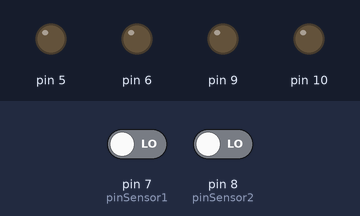
Recording of a sketch running on a simulated Arduino Uno, built with avr-gcc and run on an emulated ATmega328P. Shown: output pins drawn as LEDs (lit = HIGH). The test bench sets the inputs (shaded band); at power-on: pin 7 (pinSensor1) LOW, pin 8 (pinSensor2) LOW.

Above: at 1.2 s.
1.3 s: pin 7 (pinSensor1) driven HIGH
At 2.1 s:
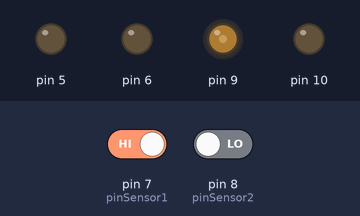
2.8 s: pin 8 (pinSensor2) driven HIGH
At 3.2 s:
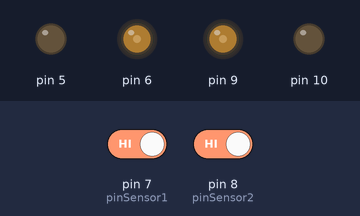
4.3 s: pin 7 (pinSensor1) driven LOW
At 5.6 s:
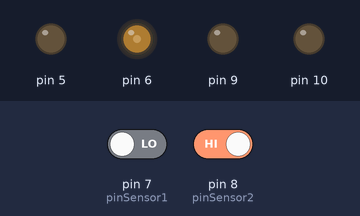
Timing chart, 0 to 7.3 s (numbered marks = the images above; inputs shaded):
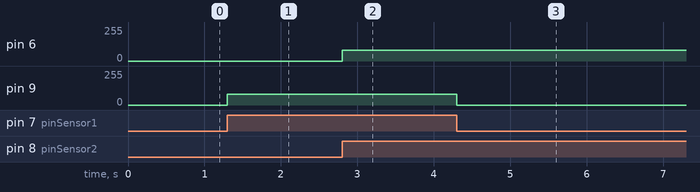

The sketch:

codigo_seguidor.ino
```cpp
class DCMotor {
  int spd = 255, pin1, pin2;

  public:

    void Pinout(int in1, int in2){ // Pinout é o método para a declaração dos pinos que vão controlar o objeto motor
      pin1 = in1;
      pin2 = in2;
      pinMode(pin1, OUTPUT);
      pinMode(pin2, OUTPUT);
      }
    void Speed(int in1){ // Speed é o método que irá ser responsável por salvar a velocidade de atuação do motor
      spd = in1;
      }
    void Forward(){ // Forward é o método para fazer o motor girar para frente
      analogWrite(pin1, spd);
      digitalWrite(pin2, LOW);
      }
    void Backward(){ // Backward é o método para fazer o motor girar para trás
      digitalWrite(pin1, LOW);
      analogWrite(pin2, spd);
      }
    void Stop(){ // Stop é o metodo para fazer o motor ficar parado.
      digitalWrite(pin1, LOW);
      digitalWrite(pin2, LOW);
      }
   };


DCMotor Motor1, Motor2; // Criação de dois objetos motores, já que usaremos dois motores, e eles já estão prontos para receber os comandos já configurados acima.

#define pinSensor1 7
#define pinSensor2 8

void setup(){

  Motor1.Pinout(6,5); // Seleção dos pinos que cada motor usará, como descrito na classe.
  Motor2.Pinout(9,10);

  Motor1.Speed(80); // A velocidade do motor pode variar de 0 a 255, onde 255 é a velocidade máxima.
  Motor2.Speed(80);

  pinMode (pinSensor1, INPUT); // Definição dos pinos dos sensores como entradas.
  pinMode (pinSensor2, INPUT);

  Serial.begin(9600); // Inicialização da comunicação serial.
}
void loop(){
bool estadoSensor1 = digitalRead(pinSensor1);
bool estadoSensor2 = digitalRead(pinSensor2);
if (estadoSensor1 == 1 & estadoSensor2 == 1) { // Condição onde os dois sensores estão sobre a linha.
  Motor1.Forward(); // Comando para os motores irem para frente
  Motor2.Forward();
}
if (estadoSensor1 == 1 & estadoSensor2 == 0){ // Condição onde apenas o sensor esquerdo está sobre a linha.
  Motor1.Stop(); // Comando para o motor esquerdo parar
  Motor2.Forward();
}
if (estadoSensor1 == 0 & estadoSensor2 == 1) { // Condição onde apenas o sensor direito está sobre a linha.
  Motor1.Forward();
  Motor2.Stop(); // Comando para o motor direito parar
}
else if (estadoSensor1 == 0 & estadoSensor2 == 0) {
  Motor1.Stop(); // Comando para os motores pararem
  Motor2.Stop();
}
}
```

Measured:
- after the input at 1.3 s, pin 9: 0/255 → 80/255 at once
- after the input at 2.8 s, pin 6: 0/255 → 80/255 at once
- after the input at 4.3 s, pin 9: 80/255 → 0/255 at once
